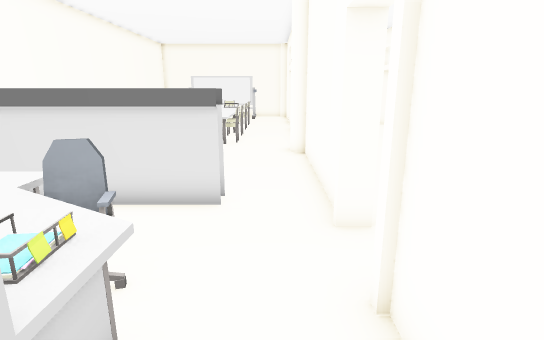
View 1 (above)

17 first-person views from a walk through a 3-D level made in the Unity game engine. The camera is 1.2 m above the floor, tilts 14° down and sees 80° across. The floor is counted in squares, 0.5 m on a side. Each view is taken from the middle of a square. On the plan, view 1 faces up. The plan holds only what a view shows up to about 20 squares ahead; the rest is blank. The place goes on beyond the plan. The player character is not drawn.

View 2
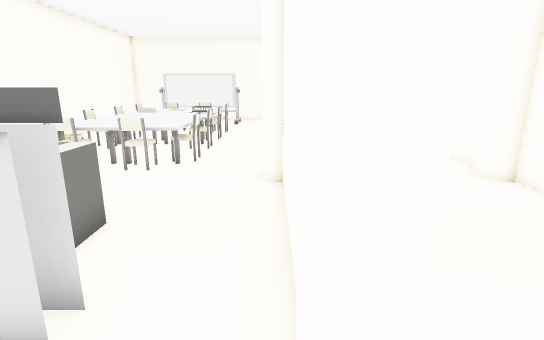

View 3
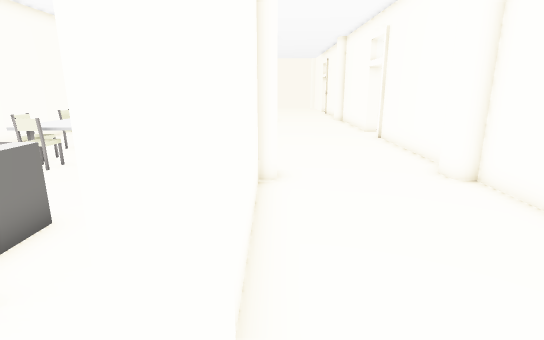

View 4
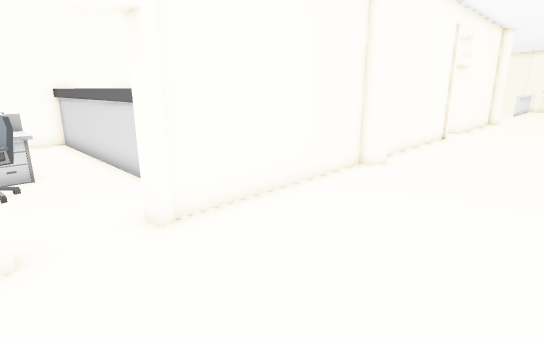

View 5
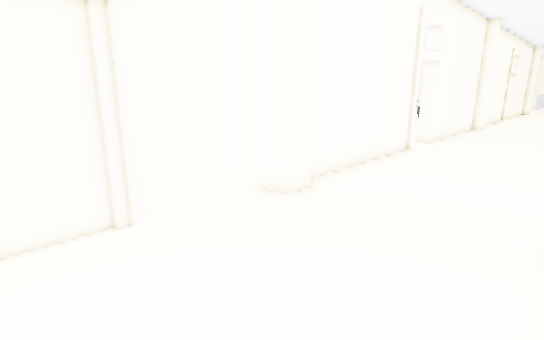

View 6
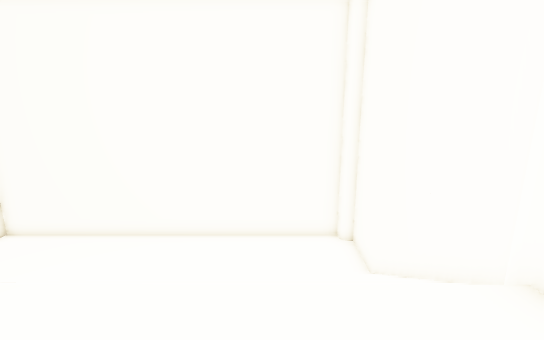

View 7
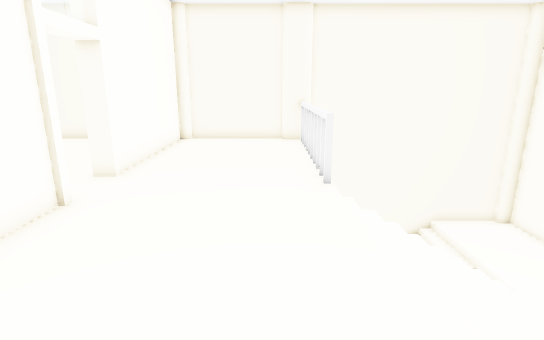

View 8
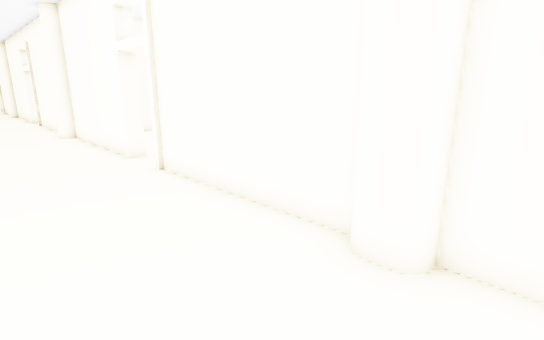

View 9
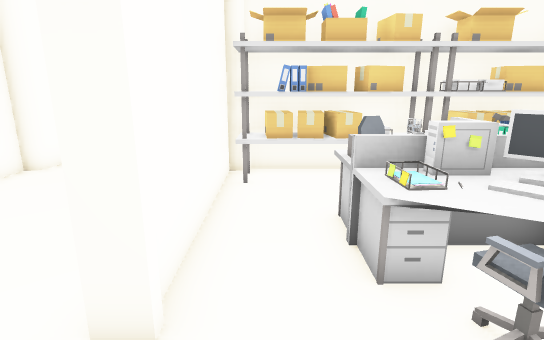

View 10
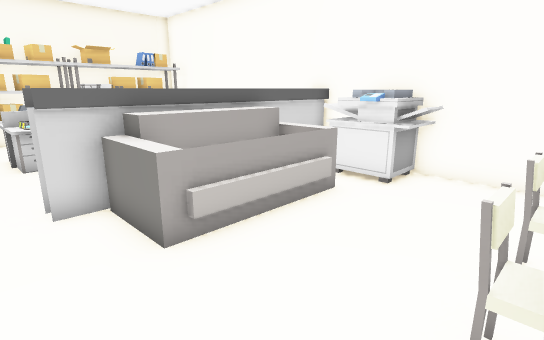

View 11
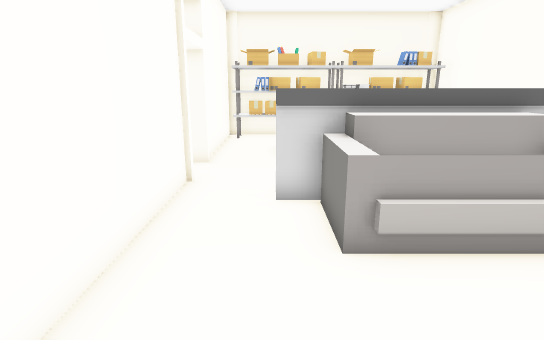

View 12
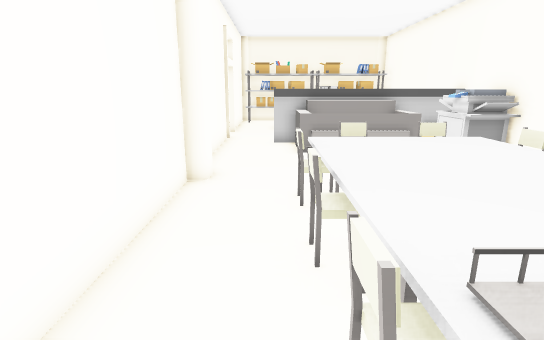

View 13
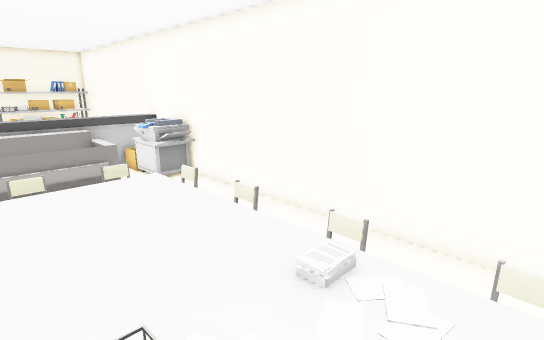

View 14
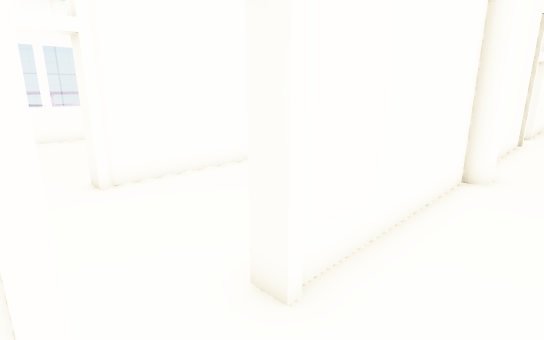

View 15
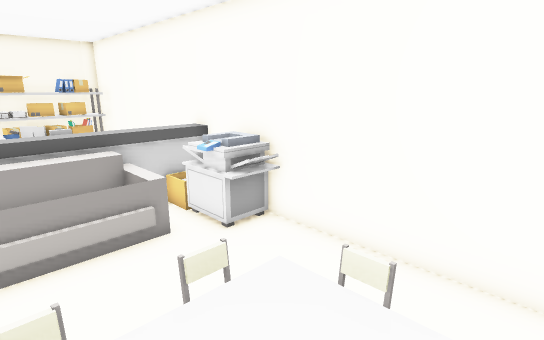

View 16
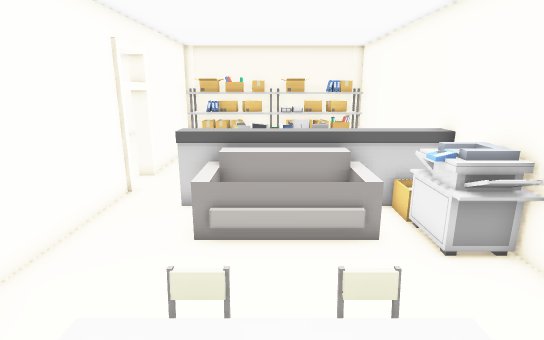

View 17
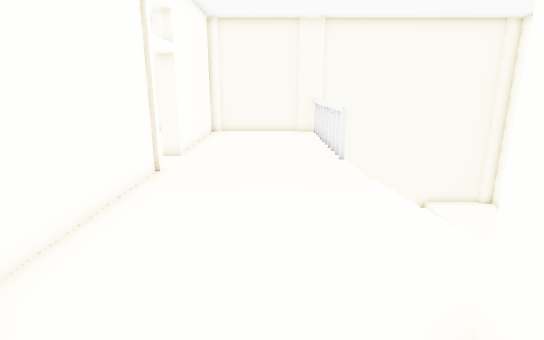

### Floor plan
Key: @ floor where view 1 was taken; # wall or solid block; . main floor; : floor 0.5 m higher than the main floor; + floor 0.75 m higher than the main floor; * floor 1.25 m higher than the main floor; - floor 2.25 m lower than the main floor; / step, stairs or slope; = window, fence, low wall or low ledge; v drop or lower ground; C chair; E desk; S sofa; H shelf; P printer.
Columns run from 10 left of view 1 to 17 right of it. Each row starts with its distance up from view 1.
 24 #        .. #.....#
 23 #..C    /..##.....#
 22 #.. E    ..........
 21 #.. E    .........#......
 20 #..C    /..##.....#........=
 19 #...E   /..##.....#    ....=
 18 #..C+   +..##.....#        =
 17 #...E +++..##.....#
 16 #...E   /..##.....#
 15 #..C    /..##.....#
 14 #...C////..##....##
 13 #..../.C...##....##  ##
 12 #..........##....##
 11 vPP........##.....#
 10 vPP.S////..##.....#
  9 vPP/    v..##.....#
  8 v v/    v..##.....#.
  7 v#v******#.##.....#.
  6 v##vvvvvv..##.....#
  5 #..................
  4 #      vC.........#
  3 #       E..##.....#
  2 #        ..##.....#
  1 #        ..##.....#
  0 #        .@##.....#
 -1 #       :..##.....#
 -2 vHHHHHHHCHHH#.....#
 -3 vHHHHHHHHHHH#.....#
 -4 #############....##
 -5 ##---//////##....##
 -6 #----///////......#
 -7 #----///////......#
 -8 #----///////......#
 -9 #----///////......#
-10 #----///////......#
-11 #----///////......#
-12 #----///////.......
-13 #----//////#.......
-14 #----       /.....#.
-15 #----       /.....#..
-16 #----       /.....#..
-17 #----/      /.....# ..
-18 #----/      /.....#  .
-19 #----/      /.....#  ..
-20 #----/      /.....#   ..
-21 #########   #######  ####

Positions as (right, up) in squares from view 1, and headings:
1: (0, 0), facing up
2: (1, 4), facing up
3: (2, 4), facing up
4: (7, 3), facing up-left
5: (7, -10), facing up-left
6: (5, -8), facing left
7: (3, -5), facing down
8: (3, -6), facing up-right
9: (0, 6), facing down
10: (0, 14), facing down-left
11: (-1, 14), facing down
12: (-1, 22), facing down
13: (-2, 23), facing down-left
14: (-1, 23), facing down-right
15: (-3, 17), facing down-left
16: (-4, 17), facing down
17: (4, -2), facing down
